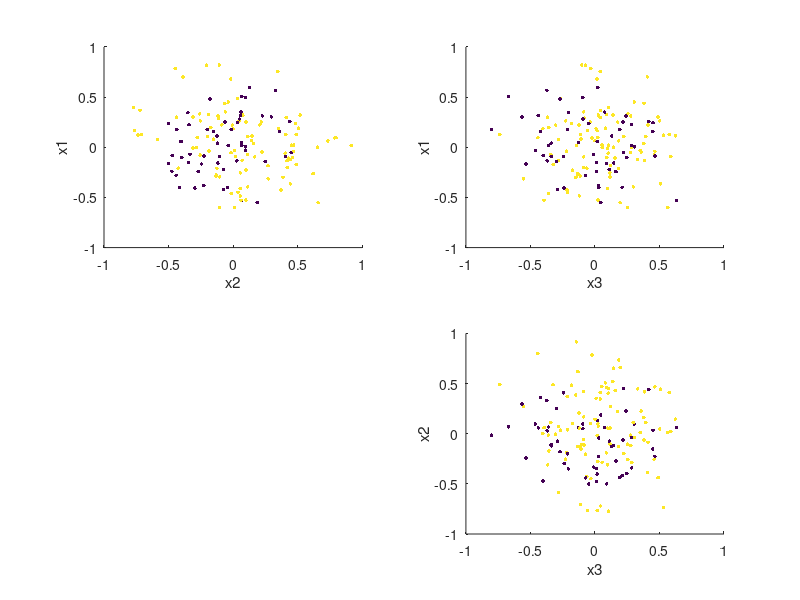

MATLAB code for this plot: (Note: this script raises an error after producing the figure.)
clc, clear all;
load('datos_lqc_qdc.mat')
 
figure(1)
for i=1:3
  for j=1:i-1
     subplot(2,2,(i-1)+2*(j-1))
     scatter(trn.x(:,i),trn.x(:,j),7,trn.y(:,1),'filled')
     xlabel(sprintf('x%g',i)); ylabel(sprintf('x%g',j))
  end
end
suptitle('Plots para todos los combinaciones')
subplot(2,2,3); xlabel('x'); ylabel('y'); zlabel('z');
subplot(2,2,3)
scatter3(trn.x(:,1),trn.x(:,2),trn.x(:,3),7,trn.y(:,1),'filled')
zz=5;
datos=trn.x(:,1:zz);

C=trn.y(:,1);

fprintf('\n');fprintf('Datos training');fprintf('\n');
fprintf(repmat('-',1,30),'\n');fprintf('\n');
tabulate(C);
fprintf(repmat('-',1,30),'\n');fprintf('\n');

m = mean(datos);

DC0 = (datos(C==0,:));
mDC0 = mean(DC0);
DC0 = DC0 - ones(size(DC0, 1), size(mDC0, 1)) * mDC0;
covDC0=cov(DC0);

DC1=(datos(C==1,:));
mDC1=mean(DC1);
DC1 = DC1 - ones(size(DC1, 1), size(mDC1, 1)) * mDC1;
covDC1=cov(DC1);

s0=size(DC0,1); s1=size(DC1,1); sp0=s0/(s0+s1); sp1=s1/(s0+s1);

Cp=(s0*covDC0+s1*covDC1)/(s0+s1);
Cp=inv(Cp);

d0 =[mDC0*Cp -0.5*mDC0*Cp*mDC0'+log(sp0)];
d1 =[mDC1*Cp -0.5*mDC1*Cp*mDC1'+log(sp1)];
dz=d0-d1;

fprintf(repmat('*',1,70),'\n');fprintf('\n');
fmt = 'Funcion descriminante LDA 1: z1 = %6.3fx %6.3fy %6.3fz %6.3f \n';
fprintf(fmt, d0);
fmt = 'Funcion descriminante LDA 2: z2 = %6.3fx %6.3fy %6.3fz %6.3f \n';
fprintf(fmt, d1);
fmt = 'Hiperplano LDA z1-z2=0     : z  = %6.3fx %6.3fy %6.3fz %6.3f \n';
fprintf(fmt, dz);
fprintf(repmat('*',1,70),'\n');fprintf('\n');

t = tst.x(:,1:zz) - ones(size(tst.x(:,1:zz), 1), size(m, 1)) * m;
Ctst=zeros(size(t,1),1);

f0=zeros(size(t,1),1);
f1=zeros(size(t,1),1);

for i=1:size(tst.x,1)
    f0(i,1) = sum(d0(1,1:zz).*t(i,1:zz));
    f1(i,1) = sum(d1(1,1:zz).*t(i,1:zz));
    if f0(i,1)<=f1(i,1);
        Ctst(i,1)=1;
    else
        Ctst(i,1)=0;
    end
end

syms x y z
figure(2)
subplot(1,3,1)
scatter(f0(:,1),f1(:,1),25,Ctst(:,1),'filled'); hold on
title('Datos nuevos')

subplot(1,3,2)
scatter(tst.x(:,1),tst.x(:,2),25, Ctst(:,1),'filled'); hold on
f(x, y) = dz(1,1)*x+dz(1,2)*y;
ezplot(f,[-1, 1]); hold off
title('Datos test')

subplot(1,3,3)
scatter(trn.x(:,1),trn.x(:,2),25,trn.y(:,1),'filled');hold on
ezplot(f,[-1, 1]);hold off
title('Datos traning')
suptitle('Plots para resultos')

CtstQ=zeros(size(t,1),1);

for i=1:size(tst.x,1)
    t = tst.x(i,1:zz) - ones(size(tst.x(i,1:zz), 1), size(mDC0, 1)) * mDC0;
    f0(i,1) = sum([-0.5*t*diag(inv(covDC0))*t mDC0*inv(covDC0).*t -0.5*mDC0*inv(covDC0)*mDC0' -0.5*diag(log(abs(covDC0)))' log(sp0)]);
    
    t = tst.x(i,1:zz) - ones(size(tst.x(i,1:zz), 1), size(mDC1, 1)) * mDC1;
    f1(i,1) = sum([-0.5*t*diag(inv(covDC1))*t mDC1*inv(covDC1).*t -0.5*mDC1*inv(covDC1)*mDC1' -0.5*diag(log(abs(covDC1)))' log(sp1)]);
    
    if f0(i,1)<=f1(i,1);
        CtstQ(i,1)=1;
    else
        CtstQ(i,1)=0;
    end
end

fprintf('\n');fprintf('Clasificando dattos de test con LDA');fprintf('\n');
fprintf('        x         y        z        d1       d2    Class\n');
fprintf(repmat('-',1,65),'\n');fprintf('\n');
fmt = '      %6.3f   %6.3f   %6.3f   %6.3f   %6.3f    C%1.0f\n';
fprintf(fmt, [tst.x Ctst].' );
fprintf(repmat('-',1,65),'\n');fprintf('\n');

fprintf('\n');fprintf('Clasificando dattos de test con QDA');fprintf('\n');
fprintf('        x         y        z        d1       d2    Class\n');
fprintf(repmat('-',1,65),'\n');fprintf('\n');
fmt = '      %6.3f   %6.3f   %6.3f   %6.3f   %6.3f    C%1.0f\n';
fprintf(fmt, [tst.x CtstQ].' );
fprintf(repmat('-',1,65),'\n');fprintf('\n');

fprintf('\n');fprintf('Datos predictos(LDA)');fprintf('\n');
fprintf(repmat('-',1,30),'\n');fprintf('\n');
tabulate(Ctst);
fprintf(repmat('-',1,30),'\n');fprintf('\n');

fprintf('\n');fprintf('Datos predictos(QDA)');fprintf('\n');
fprintf(repmat('-',1,30),'\n');fprintf('\n');
tabulate(CtstQ);
fprintf(repmat('-',1,30),'\n');fprintf('\n');

fprintf('\n');fprintf('Datos predictos (Reales)');fprintf('\n');
fprintf(repmat('-',1,30),'\n');fprintf('\n');
tabulate(tst.y);
fprintf(repmat('-',1,30),'\n');fprintf('\n');


